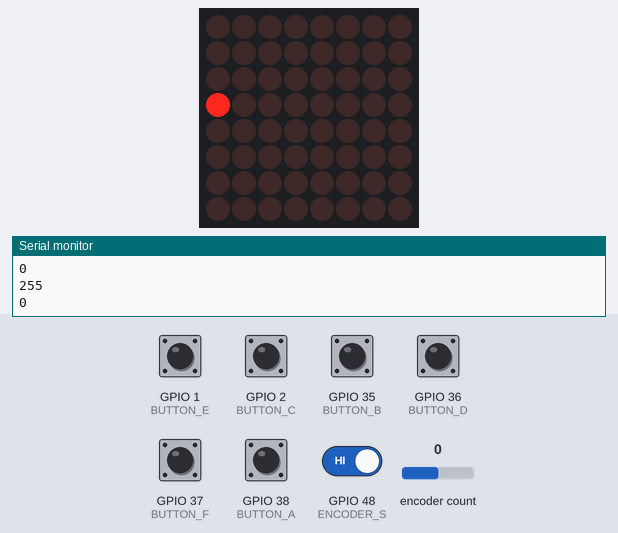
Recording of a program running on a simulated ESP32-S3. Parts: 8×8 LED matrix, the last lines printed to the serial monitor. Inputs (shaded band) come from the test bench; at power-on: GPIO 1 (BUTTON_E), GPIO 2 (BUTTON_C), GPIO 35 (BUTTON_B), GPIO 36 (BUTTON_D), GPIO 37 (BUTTON_F), GPIO 38 (BUTTON_A), GPIO 48 (ENCODER_S) HIGH, encoder count 0. WiFi joins after 1.5 s; servers stay silent unless stated.

Above: at 3.7 s.
3.8 s: GPIO 2 (BUTTON_C) pulled LOW for 0.15 s
At 4.9 s:
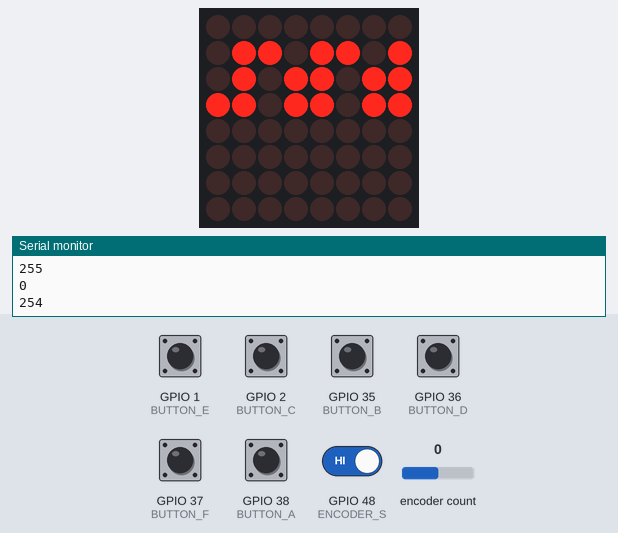
5.5 s: encoder count set to 1
At 6.4 s:
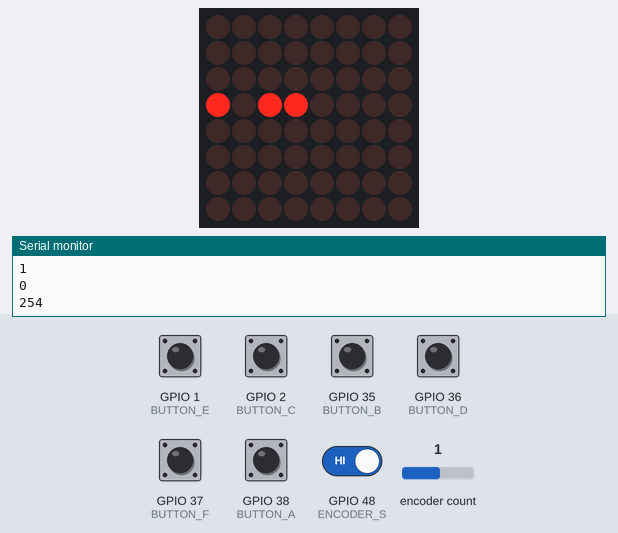
7.0 s: encoder count set to 2
At 8.0 s:
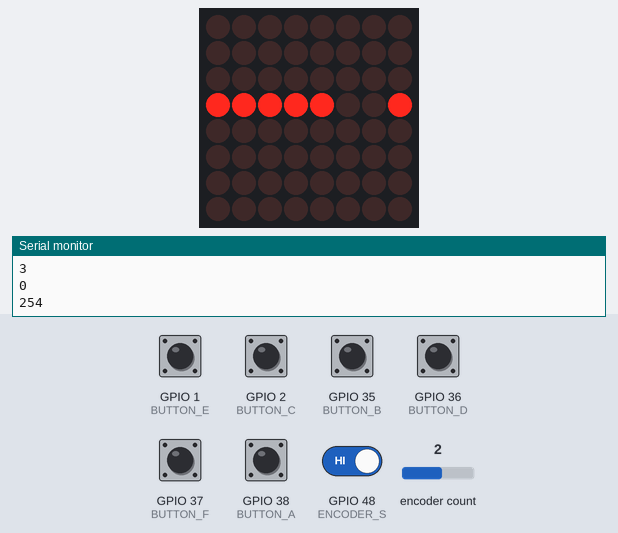
8.5 s: encoder count set to 3
At 9.5 s:
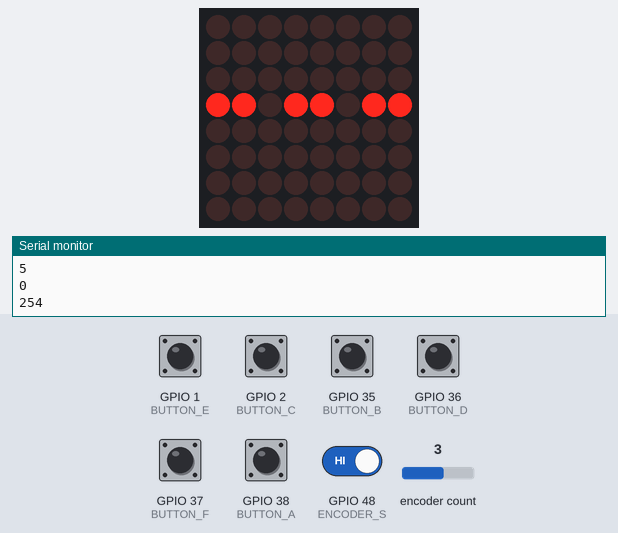
10.0 s: encoder count set to 4
At 10.4 s:
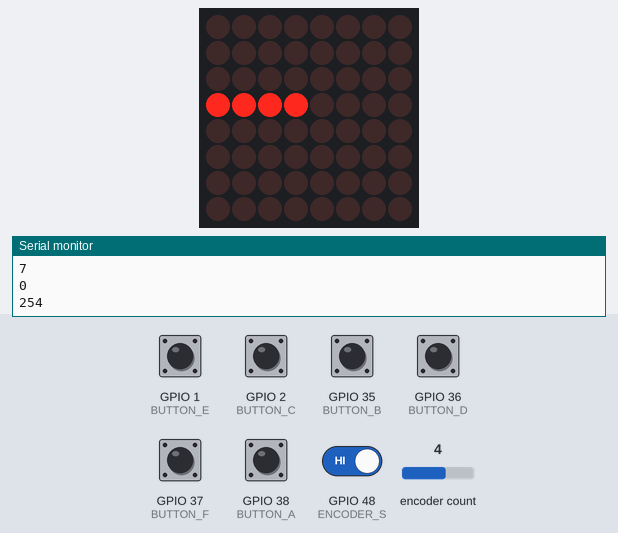
11.5 s: encoder count set to 5
At 11.9 s:
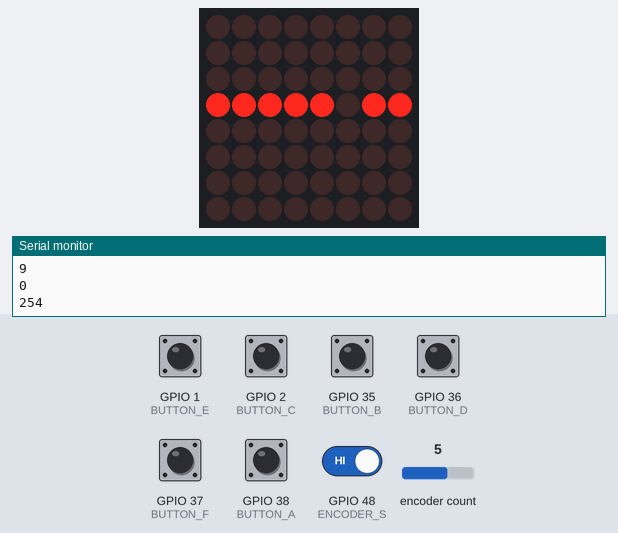
Timing chart, 0 to 14.0 s (numbered marks = the images above; inputs shaded):
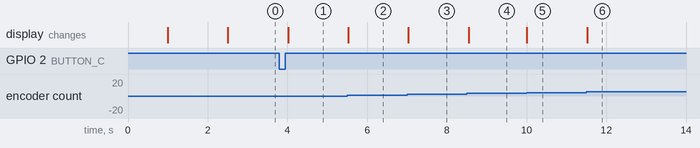

Measured:
- after the input at 3.8 s, the display: changes after 0.22 s (image 1)
- after the input at 5.5 s, the display: changes at once (image 2)
- after the input at 7.0 s, the display: changes at once (image 3)
- after the input at 8.5 s, the display: changes after 0.05 s (image 4)
- after the input at 10.0 s, the display: changes at once (image 5)
- after the input at 11.5 s, the display: changes at once (image 6)

The program:

main.cpp
```cpp
#include <Arduino.h>
#include <ArduinoJson.h>

#include <LedController.hpp>
#include <cmath>
#define DIN_PIN 12
#define CLK_PIN 14
#define CS_PIN 13
#define SEGMENT_COUNT 1
LedController lc(DIN_PIN, CLK_PIN, CS_PIN, SEGMENT_COUNT, false);

#include <ESP32Encoder.h>
#define ENCODER_A 47
#define ENCODER_B 21
#define ENCODER_S 48
ESP32Encoder encoder;

#define BUTTON_A 38
#define BUTTON_B 35
#define BUTTON_C 2
#define BUTTON_D 36
#define BUTTON_E 1
#define BUTTON_F 37

#include <HTTPClient.h>
#include <WiFi.h>
#include <WiFiManager.h>

byte numberArray[10] = {
    B01111110,  // 0
    B00110000,  // 1
    B01101101,  // 2
    B01111001,  // 3
    B00110011,  // 4
    B01011011,  // 5
    B01011111,  // 6
    B01110000,  // 7
    B01111111,  // 8
    B01111011   // 9
};

uint8_t activeButton = 4;
uint8_t activeValue = 0;
uint8_t minValue = 255;
uint8_t maxValue = 0;
uint8_t newValue = -1;
String url = "http://192.168.1.90/settings";

void printNumber(uint8_t num) {
  if (num < 0) {
    lc.setRow(0, 0, B00000001);
    num = -num;
  } else {
    lc.setRow(0, 0, B00000000);
  }

  bool leadingZero = false;
  for (int i = 2; i >= 0; i--) {
    int divisor = pow(10, i);
    int8_t digit = num / divisor;
    num %= divisor;
    byte digitArray = numberArray[digit];

    if (i == 0) {
      digitArray |= B10000000;  // Add decimal point
    }

    if ((digit == 0) && (!leadingZero) && (i != 0)) {
      lc.setRow(0, 3 - i, B00000000);
    } else {
      lc.setRow(0, 3 - i, digitArray);
    }
    if (digit != 0) {
      leadingZero = true;
    }
  }
}

int retrieveSetting(String setting) {

  HTTPClient http;
  http.begin(url);
  int httpCode = http.GET();

  if (httpCode == 200) {
    String payload = http.getString();
    StaticJsonDocument<256> doc;
    DeserializationError error = deserializeJson(doc, payload);

    if (!error) {
      if (doc.containsKey(setting)) {
        String value = doc[setting].as<String>();

        // Example: convert known string values to ints
        if (setting == "mode") {
          if (value == "overview") return 0;
          if (value == "gamecast") return 1;
        }

        // For other settings that are already numeric, just return them
        if (doc[setting].is<int>()) {
          return doc[setting].as<int>();
        }
      }
    } else {
      Serial.print("JSON parse failed: ");
      Serial.println(error.f_str());
    }
  } else {
    Serial.print("HTTP GET failed with code: ");
    Serial.println(httpCode);
  }

  http.end();
  return -1;  // default/error fallback
}

void setSetting(){
  if (activeButton == 4){
    return;
  }

  HTTPClient http;
  String option = "";
  if (activeButton == 0){
    option = "?mode=";
  } else if (activeButton == 1){
    option = "?brightness=";
  } else if (activeButton == 2) {
    option = "?gamecast_id=";
  } else if (activeButton == 3) {
    option = "?delay=";
  }
  String finalUrl = url + option + String(activeValue);
  Serial.println(finalUrl);
  http.begin(finalUrl);
  int httpCode = http.GET();
}

void setup() {
  Serial.begin(115200);
  delay(1000);

  lc.init(DIN_PIN, CLK_PIN, CS_PIN, SEGMENT_COUNT, false);
  lc.setIntensity(15);
  lc.clearMatrix();
  for (int i = 0; i < 4; i++){
    lc.setRow(0, i, B10000000);
  }

  WiFiManager wm;
  bool res = wm.autoConnect("on_deck remote");

  if (!res){
    Serial.println("falied to connect to wifi");
    delay(3000);
    ESP.restart();
    delay(5000);
  }

  while (WiFi.status() != WL_CONNECTED) {
    delay(500);
    Serial.print(".");
  }
  Serial.println("Connected");

  // Make sure pins are defined as inputs
  pinMode(ENCODER_A, INPUT_PULLUP);
  pinMode(ENCODER_B, INPUT_PULLUP);
  pinMode(ENCODER_S, INPUT);

  pinMode(BUTTON_A, INPUT);
  pinMode(BUTTON_B, INPUT);
  pinMode(BUTTON_C, INPUT);
  pinMode(BUTTON_D, INPUT);
  pinMode(BUTTON_E, INPUT);
  pinMode(BUTTON_F, INPUT);

  encoder.attachFullQuad(ENCODER_B, ENCODER_A);
  encoder.setCount(0);

  for (int i = 0; i < 3; i++){
    lc.setRow(0, i, 0);
  }
}

void loop() {
  static int lastVal = 0;
  int raw = encoder.getCount();
  int val = raw / 2;
  newValue = val;

  if ((activeValue != newValue) and (newValue >= minValue) and (newValue <= maxValue)){
    activeValue = newValue;
    printNumber(activeValue);
  }
  else {
    encoder.setCount(activeValue * 2);
    Serial.println(newValue);
    Serial.println(minValue);
    Serial.println(maxValue);
    Serial.println();
  }


  int a = digitalRead(ENCODER_A);
  int b = digitalRead(ENCODER_B);
  int s = digitalRead(ENCODER_S);

  int A = digitalRead(BUTTON_A);
  int B = digitalRead(BUTTON_B);
  int C = digitalRead(BUTTON_C);
  int D = digitalRead(BUTTON_D);
  int E = digitalRead(BUTTON_E);
  int F = digitalRead(BUTTON_F);

  if (A == 0) {
    activeButton = 0;
    activeValue = retrieveSetting("mode");
    encoder.setCount(activeValue * 2);
    printNumber(activeValue);
    minValue = 0;
    maxValue = 1;
  }

  if (B == 0) {
    activeButton = 1;
    activeValue = retrieveSetting("brightness");
    encoder.setCount(activeValue * 2);
    printNumber(activeValue);
    minValue = 0;
    maxValue = 3;
  }

  if (C == 0) {
    activeButton = 2;
    activeValue = retrieveSetting("gamecast_id");
    encoder.setCount(activeValue * 2);
    printNumber(activeValue);
    minValue = 0;
    maxValue = retrieveSetting("num_games")-1;
  }

  if (D == 0) {
    activeButton = 3;
    activeValue = retrieveSetting("delay");
    encoder.setCount(activeValue * 2);
    printNumber(activeValue);
    minValue = 0;
    maxValue = 254;
  }

  if (E == 0) {
    activeButton = 4;
    Serial.println("Button E");
    for (int i = 0; i < 4; i++){
      lc.setRow(0, i, B00000000);
    }
    lc.setRow(0, 3, B10000000);
    minValue = 255;
    maxValue = 0;
  }

  if (F == 0) {
    // activateButton = 5;
    setSetting();
  }

  // Serial.println();
  delay(50);
}
```
